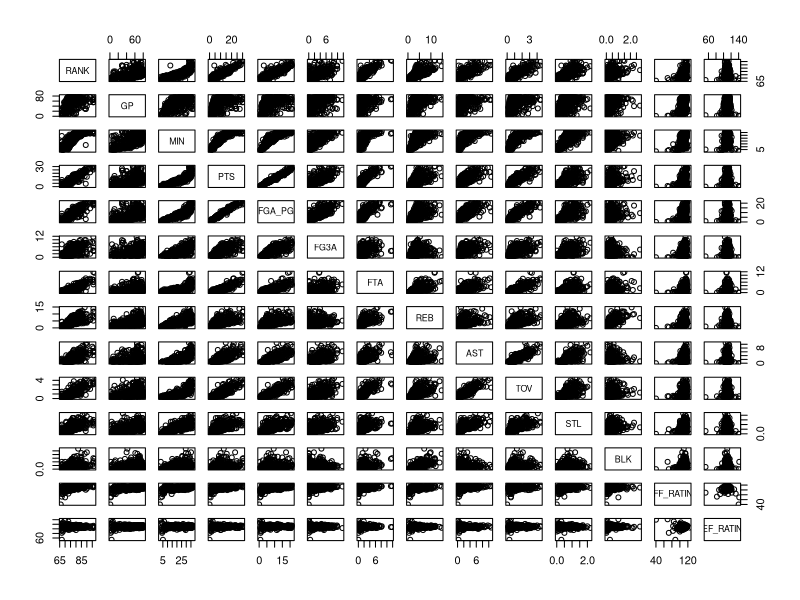
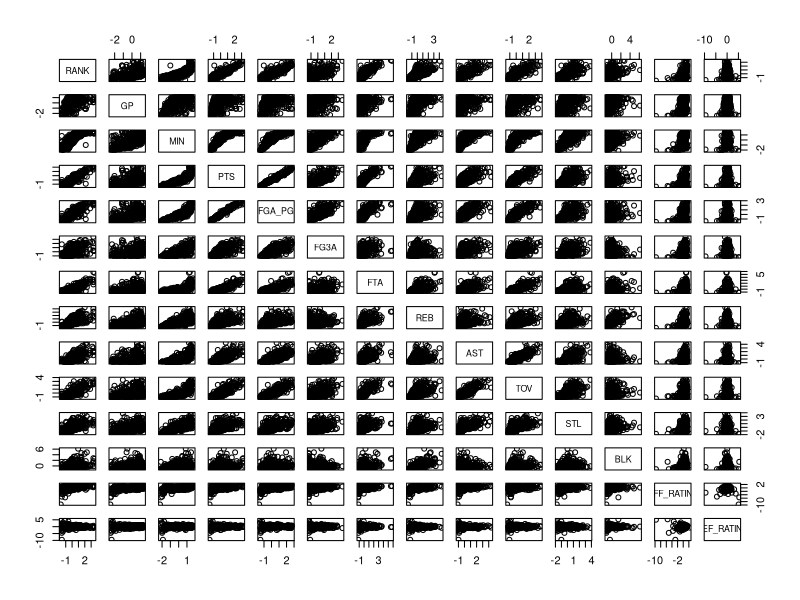
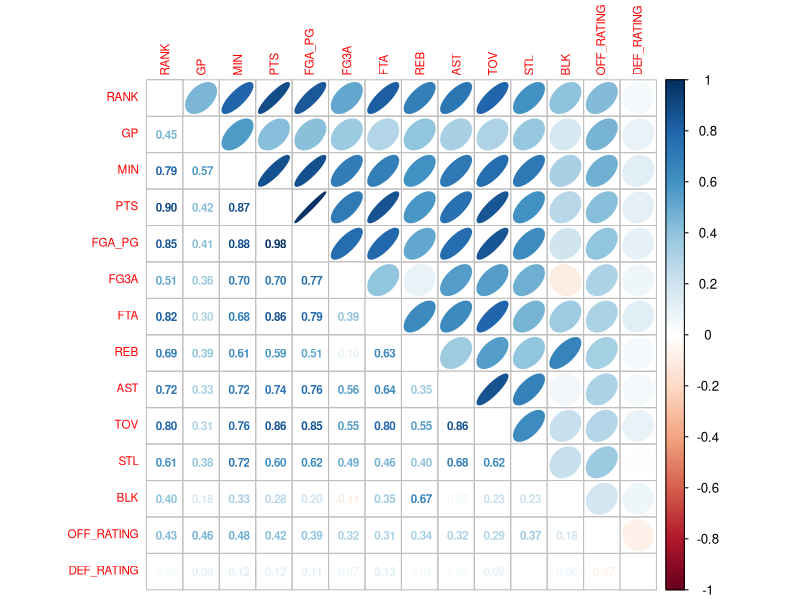
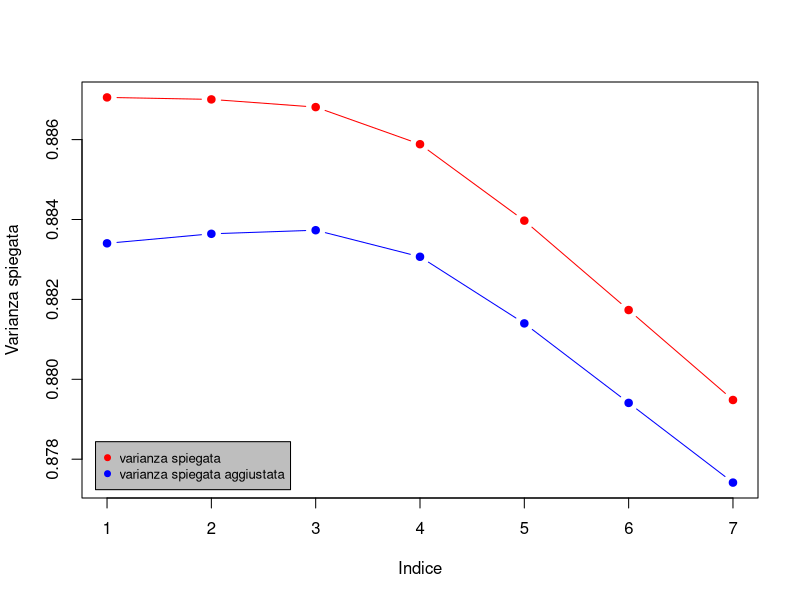
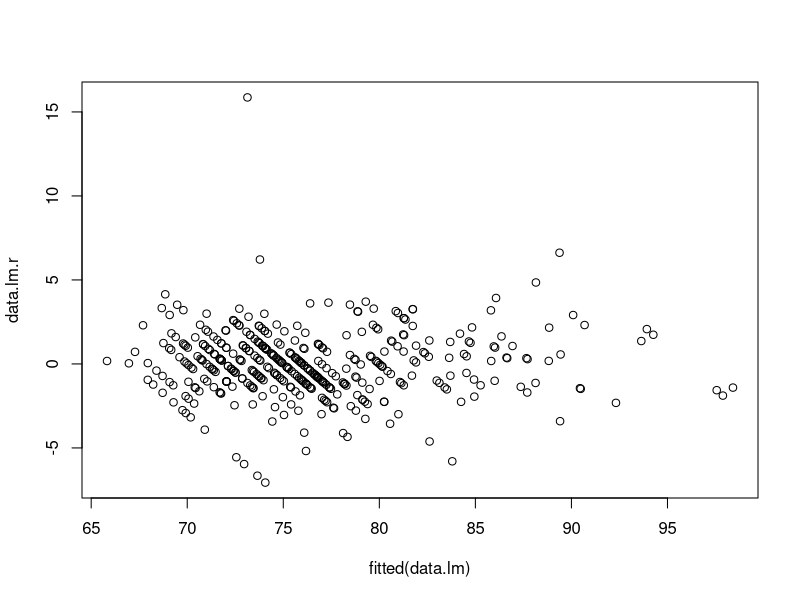
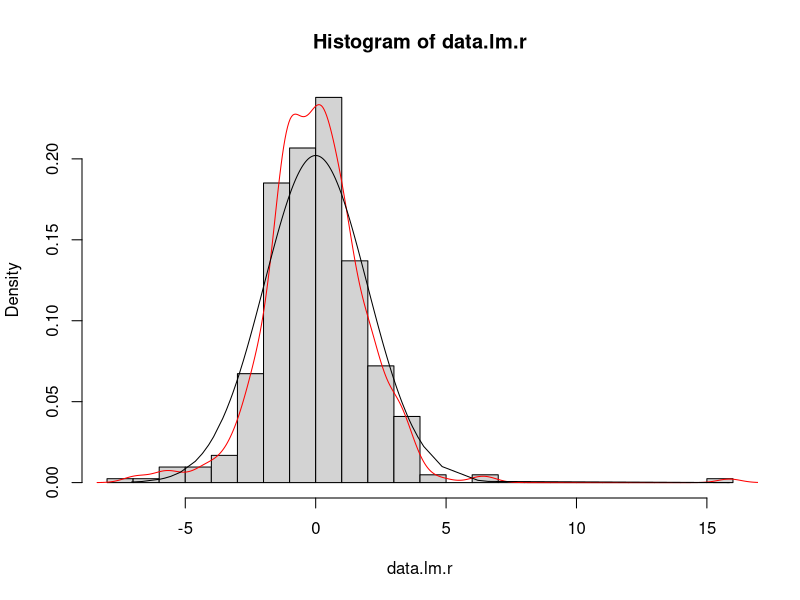
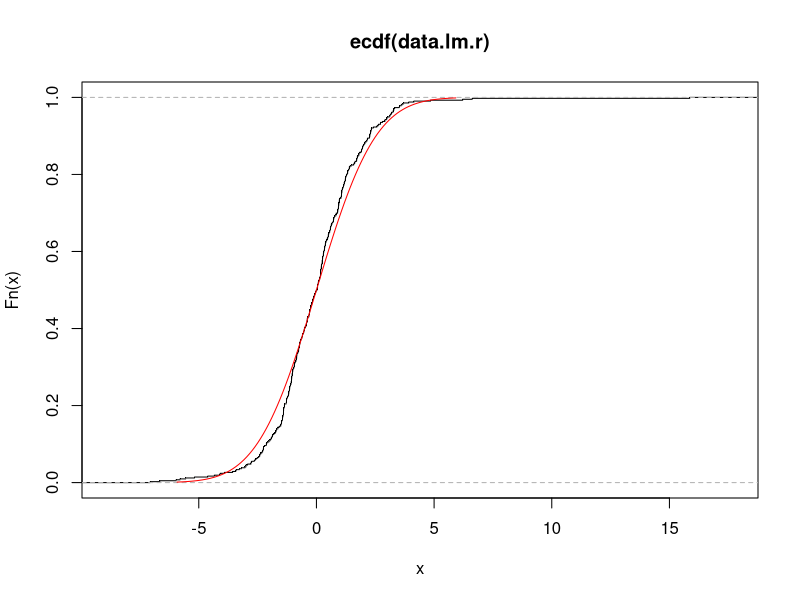
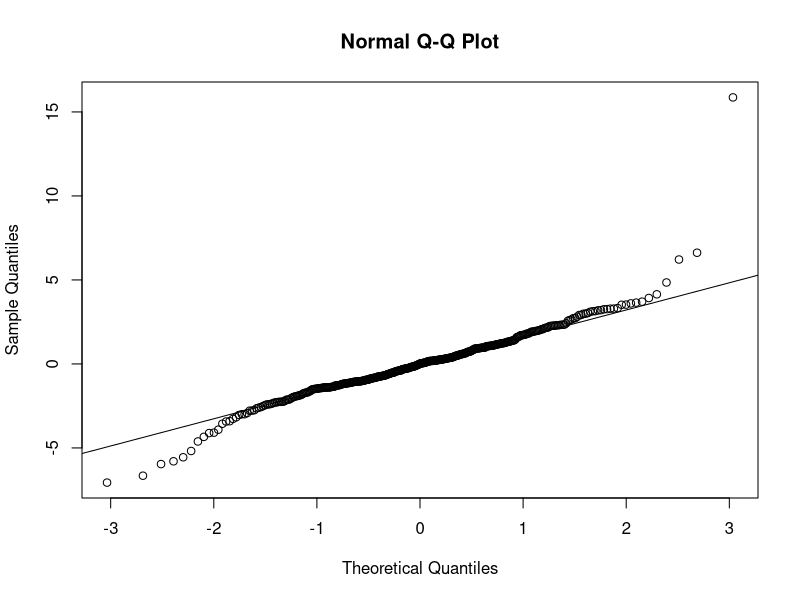

Recreate these plots in R, in order.
#LIBRERIE
library(corrplot)
library(readr)

#MANIPOLAZIONE TABELLE
#caricamento dei dati dai file csv
data1 = read.csv("tabella.csv", header = TRUE, sep = ";")

#rimuovo il nome del giocatore dalla tabella
data = data1[c("RANK", "GP", "MIN", "PTS", "FGA_PG", "FG3A", "FTA", "REB", "AST", "TOV", "STL", "BLK", "OFF_RATING", "DEF_RATING")]

# dati utilizzati per l'analisi
summary(data)
str(data)
plot(data)

# standardizzazione tabella
st_data = data.frame(scale(data))

# la standardizzazione non varia il grafico di dispersione
# e non è stata quindi considerata nel seguito dell'analisi
plot(st_data)

# grafico correlazioni
corrplot.mixed(cor(data), lower = "number", upper = "ellipse", number.cex=0.70, tl.pos = "lt", tl.cex=0.70)

# MODELLO LINEARE

#modello lineare
data.lm = lm(RANK~., data=data)
summary(data.lm)

# riduzione del modello
r=matrix(ncol = 2, nrow = 7)
r[1,] = c(summary(data.lm)$r.squared, summary(data.lm)$adj.r.squared)

data.lm2 = lm(RANK~.-OFF_RATING, data=data)
r[2,] = c(summary(data.lm2)$r.squared, summary(data.lm2)$adj.r.squared)
summary(data.lm2)

data.lm3 = lm(RANK~.-OFF_RATING-FG3A, data=data)
r[3,] = c(summary(data.lm3)$r.squared, summary(data.lm3)$adj.r.squared)
summary(data.lm3)

data.lm4 = lm(RANK~.-OFF_RATING-FG3A-FTA, data=data)
r[4,] = c(summary(data.lm4)$r.squared, summary(data.lm4)$adj.r.squared)
summary(data.lm4)

data.lm5 = lm(RANK~.-OFF_RATING-FG3A-FTA-DEF_RATING, data=data)
r[5,] = c(summary(data.lm5)$r.squared, summary(data.lm5)$adj.r.squared)
summary(data.lm5)

data.lm6 = lm(RANK~.-OFF_RATING-FG3A-FTA-DEF_RATING-TOV, data=data)
r[6,] = c(summary(data.lm6)$r.squared, summary(data.lm6)$adj.r.squared)
summary(data.lm6)

data.lm7 = lm(RANK~.-OFF_RATING-FG3A-FTA-DEF_RATING-TOV-BLK, data=data)
r[7,] = c(summary(data.lm7)$r.squared, summary(data.lm7)$adj.r.squared)
summary(data.lm7)

ymin=min(r)
ymax=max(r)
plot(r[,1],pch=19,type="b",col="red",ylim=c(ymin,ymax), ylab="Varianza spiegata", xlab = "Indice")
lines(r[,2],pch=19,type="b",col="blue")
legend("bottomleft",inset=0.02,c("varianza spiegata","varianza spiegata aggiustata"),col=c("red","blue"),pch=c(19,19),bg="gray",cex=.8)

#versione ridotta (migliore versione 4)
data = data[c("RANK", "GP", "MIN", "PTS", "FGA_PG", "REB", "AST", "TOV", "STL", "BLK", "DEF_RATING")]

#modello lineare
data.lm = lm(RANK~., data=data)
summary(data.lm)

#analisi dei residui
data.lm.r = residuals(data.lm)
plot(fitted(data.lm), data.lm.r)

#densità empirica
hist(data.lm.r, 20, freq=F)
lines(density(data.lm.r), col="red")
m = mean(data.lm.r)
s = sd(data.lm.r)
lines(sort(data.lm.r), dnorm(sort(data.lm.r),m,s))

#funzione cumulativa di probabilità
plot(ecdf(data.lm.r), pch=".")
y=seq(m-3*s,m+3*s,6*s/100)
lines(y,pnorm(y,m,s),col="red")

#distribuzione dei quantili
qqnorm(data.lm.r)
qqline(data.lm.r)

#Shapiro-Wilk
shapiro.test(data.lm.r)

#Skewness
mean(((data.lm.r-mean(data.lm.r))/sd(data.lm.r))^3)

#kurtosi
mean(((data.lm.r-mean(data.lm.r))/sd(data.lm.r))^4) - 3

# salvo il modello lineare per la predizione
linear_model = data

#rimuovo outlier
boxplot(data.lm.r, main="Boxplot residui iniziali", col=(c("gold","darkgreen")), outcol="red")
Residuals_outliers <- boxplot(data.lm.r, plot=FALSE)$out
Residuals_outliers <- rev(sort(Residuals_outliers))
data = data[c(-which(data.lm.r %in% Residuals_outliers[1:length(Residuals_outliers)])),]

data.lm = lm(RANK~., data=data)
summary(data.lm)

#residui
data.lm.r = residuals(data.lm)

#Shapiro-Wilk senza outlier
shapiro.test(data.lm.r)

#MODELLO LOGARITMICO

ldata = data1

#rimuovo il nome del giocatore dalla tabella
ldata = ldata[c("RANK", "GP", "MIN", "PTS", "FGA_PG", "FG3A", "FTA", "REB", "AST", "TOV", "STL", "BLK", "OFF_RATING", "DEF_RATING")]

#metto 0.001 al posto di 0 per non avere infinito
ldata = replace(ldata, ldata == 0, 0.001)
ldata=log(ldata)
ldata.lm = lm(RANK~., data=ldata)
summary(ldata.lm)

#riduzione del modello
lr=matrix(ncol = 2, nrow = 10)
lr[1,] = c(summary(ldata.lm)$r.squared, summary(ldata.lm)$adj.r.squared)

ldata.lm2 = lm(RANK~.-REB, data=ldata)
lr[2,] = c(summary(ldata.lm2)$r.squared, summary(ldata.lm2)$adj.r.squared)
summary(ldata.lm2)

ldata.lm3 = lm(RANK~.-REB-GP, data=ldata)
lr[3,] = c(summary(ldata.lm3)$r.squared, summary(ldata.lm3)$adj.r.squared)
summary(ldata.lm3)

ldata.lm4 = lm(RANK~.-REB-GP-PTS, data=ldata)
lr[4,] = c(summary(ldata.lm4)$r.squared, summary(ldata.lm4)$adj.r.squared)
summary(ldata.lm4)

ldata.lm5 = lm(RANK~.-REB-GP-PTS-BLK, data=ldata)
lr[5,] = c(summary(ldata.lm5)$r.squared, summary(ldata.lm5)$adj.r.squared)
summary(ldata.lm5)

ldata.lm6 = lm(RANK~.-REB-GP-PTS-BLK-AST, data=ldata)
lr[6,] = c(summary(ldata.lm6)$r.squared, summary(ldata.lm6)$adj.r.squared)
summary(ldata.lm6)

ldata.lm7 = lm(RANK~.-REB-GP-PTS-BLK-AST-OFF_RATING, data=ldata)
lr[7,] = c(summary(ldata.lm7)$r.squared, summary(ldata.lm7)$adj.r.squared)
summary(ldata.lm7)

ldata.lm8 = lm(RANK~.-REB-GP-PTS-BLK-AST-OFF_RATING-FGA_PG, data=ldata)
lr[8,] = c(summary(ldata.lm8)$r.squared, summary(ldata.lm8)$adj.r.squared)
summary(ldata.lm8)

ldata.lm9 = lm(RANK~.-REB-GP-PTS-BLK-AST-OFF_RATING-FGA_PG-FG3A, data=ldata)
lr[9,] = c(summary(ldata.lm9)$r.squared, summary(ldata.lm9)$adj.r.squared)
summary(ldata.lm9)

ldata.lm10 = lm(RANK~.-REB-GP-PTS-BLK-AST-OFF_RATING-FGA_PG-FG3A-DEF_RATING, data=ldata)
lr[10,] = c(summary(ldata.lm10)$r.squared, summary(ldata.lm10)$adj.r.squared)
summary(ldata.lm10)

ymin=min(lr)
ymax=max(lr)
plot(lr[,1],pch=19,type="b",col="red",ylim=c(ymin,ymax), ylab="Varianza spiegata", xlab = "Indice")
lines(lr[,2],pch=19,type="b",col="blue")
legend("bottomleft",inset=0.02,c("varianza spiegata","varianza spiegata aggiustata"),col=c("red","blue"),pch=c(19,19),bg="gray",cex=.8)

#modello ridotto (6)
ldata = ldata[c("RANK", "MIN", "FGA_PG", "FG3A", "FTA", "TOV", "STL", "OFF_RATING", "DEF_RATING")]

#modello lineare
ldata.lm = lm(RANK~., data=ldata)
summary(ldata.lm)

#residui
ldata.lm.r = residuals(ldata.lm)
plot(fitted(ldata.lm), ldata.lm.r)

#densità empirica
hist(ldata.lm.r, 20, freq=F)
lines(density(ldata.lm.r), col="red")
m = mean(ldata.lm.r)
s = sd(ldata.lm.r)
lines(sort(ldata.lm.r), dnorm(sort(ldata.lm.r),m,s))

#funzione cumulativa di probabilità
plot(ecdf(ldata.lm.r), pch=".")
y=seq(m-3*s,m+3*s,6*s/100)
lines(y,pnorm(y,m,s),col="red")

#distribuzione dei quantili
qqnorm(ldata.lm.r)
qqline(ldata.lm.r)

#Shapiro-Wilk
shapiro.test(ldata.lm.r)

# salvo modello logaritmico per predizione
log_model = ldata

# elimino outlier
boxplot(ldata.lm.r, main="Boxplot residui iniziali", col=(c("gold","darkgreen")), outcol="red")
Residuals_outliers <- boxplot(ldata.lm.r, plot=FALSE)$out
Residuals_outliers <- rev(sort(Residuals_outliers))
ldata = ldata[c(-which(ldata.lm.r %in% Residuals_outliers[1:length(Residuals_outliers)])),]

ldata.lm = lm(RANK~., data=ldata)
summary(ldata.lm)
ldata.lm.r = residuals(ldata.lm)

#Shapiro-Wilk senza outlier
shapiro.test(ldata.lm.r)

#VALIDAZIONE

data=linear_model
ldata=log_model
l=nrow(data)

m=100 # numero iterazioni
s_err=rep(0,m)
l_err=rep(0,m)

for(j in 1:m){
  # selezione del test set (uguale nelle due stime per aiutare il confronto)
  idx = sample(l,40)
  # modello lineare
  strain = data[-idx,]
  stest = data[idx,]
  st.lm=lm(RANK~.,data=strain)
  st.p=predict(st.lm,stest)
  # modello nonlineare
  ltrain = ldata[-idx,]
  ltest = ldata[idx,]
  lt.lm=lm(RANK~.,data=ltrain)
  lt.p=predict(lt.lm,ltest)
  # errore medio
  s_err[j] = sqrt(mean((st.p - stest$RANK)^2))
  l_err[j] = sqrt(mean((exp(lt.p) - exp(ltest$RANK))^2))
}

#media errori
mean(s_err)
mean(l_err)

#deviazione standard errori
sd(s_err)
sd(l_err)

# rappresentazione grafica errori dei due modelli
par(mfrow=c(1,1))
gmin=min(s_err,l_err)
gmax=max(s_err,l_err)
plot(s_err,type="b", pch=20, col="blue", ylim=c(gmin, gmax+1),
     ylab="Errore", xlab="Iterazione")
points(l_err,type="b", pch=20, col="red")
legend("topright", inset = c(0, 0), c("Lineare", "Logaritmico"),
       col = c("blue", "red"), pch = c(19,19), cex=0.7, bty="n")

#STIMA DELLE INCERTEZZE
# previsione modello lineare
data<-data[order(data$RANK),]
data.lm=lm(RANK~.,data=data)
alpha=0.95

#utilizzo ogni dato come nuovo dato per la stima degli intervalli
n=nrow(data)
data.cil=matrix(rep(0,3*n),n,3) # per gli intervalli di confidenza parametrici
data.pil=matrix(rep(0,3*n),n,3) # per gli intervalli di previsione parametrici
data.nil=matrix(rep(0,3*n),n,3) # per gli intervalli non parametrici
for(i in 1:n){
  tr=data[-i,]
  nd=data[i,]
  alm=lm(RANK~.,data=tr)
  data.cil[i,]=predict(alm,nd,interval="confidence",level=alpha)
  data.pil[i,]=predict(alm,nd,interval="prediction",level=alpha)
  data.nil[i,]=predict(alm,nd)+c(0,quantile(resid(alm),(1-alpha)/2),quantile(resid(alm),(1+alpha)/2))
}

ymin=min(data.pil)
ymax=max(data$RANK)
plot(data$RANK,pch=20,ylim=c(ymin,ymax),ylab = "Ranting",xlab = "Indice") # valori veri
# intervalli di confidenza parametrici
lines(data.cil[,2],col="red",lwd=2) # stima inferiore
lines(data.cil[,3],col="red",lwd=2) # stima superiore
# intervalli di predizione parametrici
lines(data.pil[,2],col="blue",lwd=2) # stima inferiore
lines(data.pil[,3],col="blue",lwd=2) # stima superiore
# intervalli non parametrici
lines(data.nil[,2],col="green4",lwd=2)
lines(data.nil[,3],col="green4",lwd=2)
points(data.nil[,1],col="cyan", pch=20)
legend("topleft", inset = c(0, 0), c("confidenza parametrici", "predizione parametrici", "non parametrici"),
       col = c("red", "blue", "green4"), pch = c(19,19), cex=0.7, bty="n")

#stima delle incertezze nella previsione
alpha=0.95
u=sample(416,40)
dataa=data[-u,]
datab=data[u,]
dataa.lm=lm(RANK~.,data=dataa)

#ricavo intervalli
# intervalli di confidenza
datab.ci=predict(dataa.lm,datab,interval="confidence",level=alpha)
# intervalli di predizione
datab.pi=predict(dataa.lm,datab,interval="prediction",level=alpha)
# intervalli di confidenza empirici
dataa.r=resid(dataa.lm)
qi=quantile(dataa.r,(1-alpha)/2)
qs=quantile(dataa.r,(1+alpha)/2)

#rappresento graficamente il risultato
##
ymin=min(c(datab.pi[,2],datab.ci[,2]))
ymax=max(c(datab.pi[,3],datab.ci[,3]))
plot(datab$RANK,ylim=c(ymin,ymax),ylab = "Ranting",xlab = "Indice")
x=1:40
###
# intervalli di predizione
segments(x,datab.pi[,2],x,datab.pi[,3],col="blue",lwd=18)
# intervalli di confidenza empirici
segments(x,datab.pi[,1]+qi,x,datab.pi[,1]+qs,col="green4",lwd=12)
# intervalli di confidenza parametrici
segments(x,datab.ci[,2],x,datab.ci[,3],col="red",lwd=6)
# valori stimati
points(x,datab.pi[,1],pch=19,col="white",cex=1.5)
points(datab$RANK,pch=19,col="cyan",cex=1.5)
legend("topright", inset = c(0, 0), c("predizione", "confidenza empirici", "confidenza parametrici"),
       col = c("blue", "green4", "red"), pch = c(19,19), cex=0.7, bty="n")
